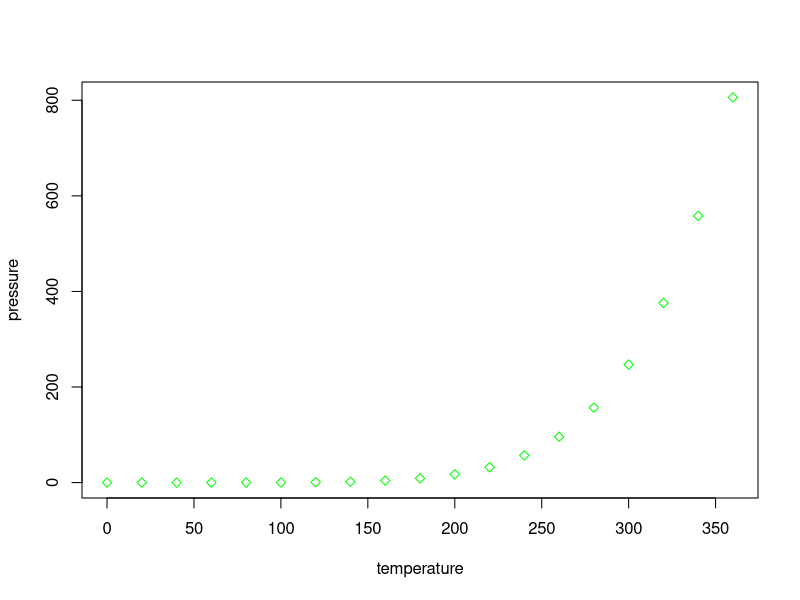

This figure's R source:
## ---- chunk 1
knitr::opts_chunk$set(echo = TRUE)
## ---- chunk 2
summary(cars)
## ---- chunk 3
plot(pressure, col="green", pch=23)
